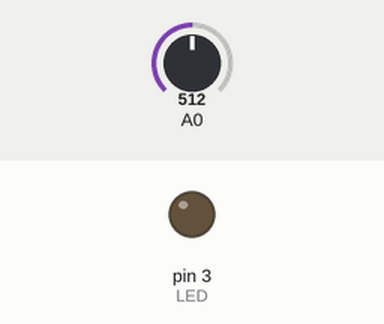
This sketch was run on a simulated Arduino Uno, built with avr-gcc and run on an emulated ATmega328P. Parts: output pins drawn as LEDs (lit = HIGH). The test bench sets the inputs (shaded band); at power-on: A0 = 512.

Above: at 1.2 s.
1.3 s: A0 set to 12
2.8 s: A0 set to 9
At 3.3 s:
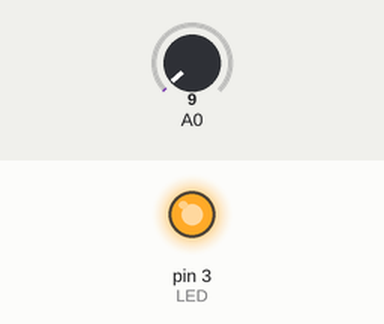
4.3 s: A0 set to 122
At 5.5 s:
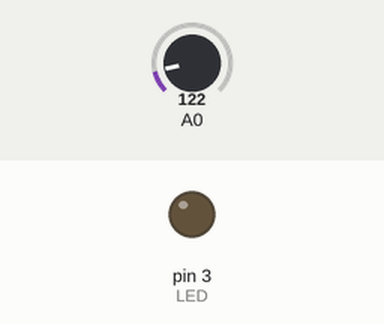
5.8 s: A0 set to 0
At 6.7 s:
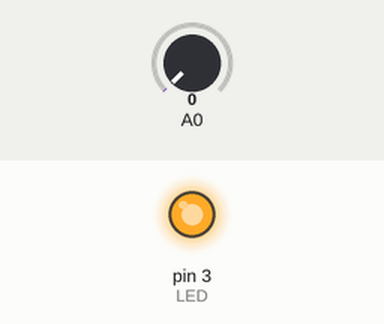
Timing chart, 0 to 8.3 s (numbered marks = the images above; inputs shaded):
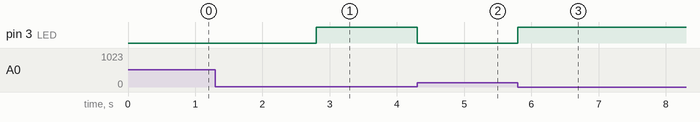

Measured:
- the behaviour switches between 11 and 10 on A0 (found by bisection; images 0 and 1)
- after the input at 1.3 s, every drawn part: stays the same
- after the input at 2.8 s, pin 3 (LED): LOW → HIGH at once
- after the input at 4.3 s, pin 3 (LED): HIGH → LOW at once
- after the input at 5.8 s, pin 3 (LED): LOW → HIGH at once

The sketch:

problem_5.ino
```cpp
#define LED         3
#define Threshold   10

void setup() {
  pinMode(LED, OUTPUT);

}

void loop() {
  if(analogRead(A0) <= Threshold) {
    digitalWrite(LED, HIGH);
  }else {
    digitalWrite(LED, LOW);
  }

}
```
